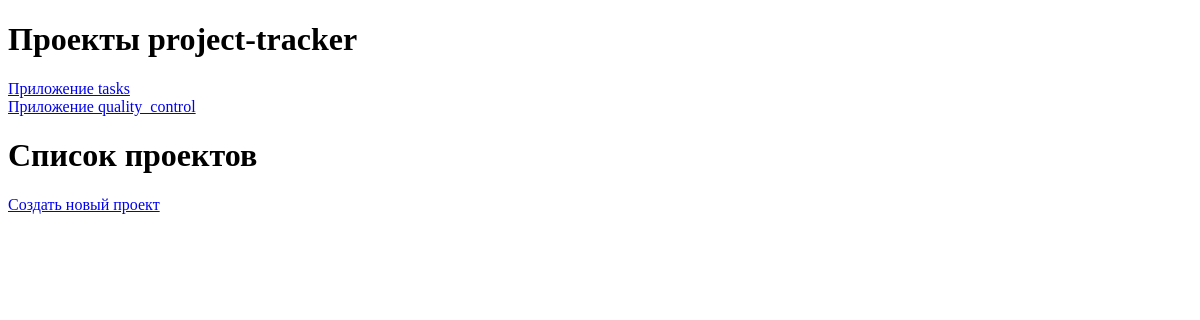
The app's page /tasks/projects/, older data.
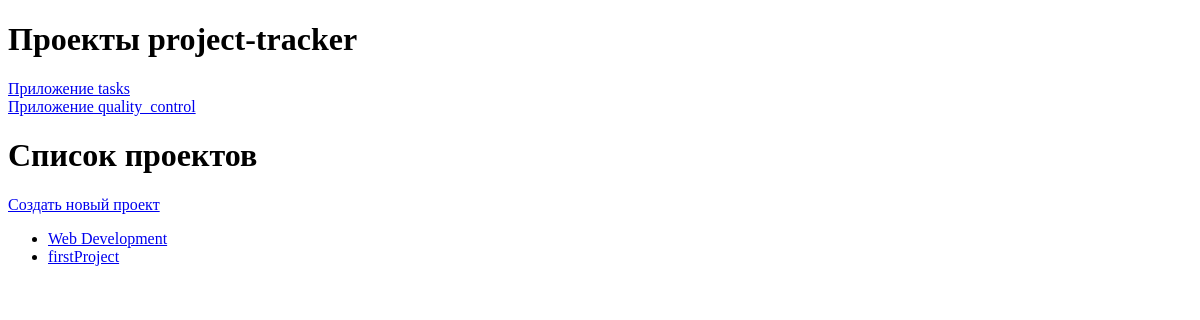
The same page, newer data.
### tasks/models.py (models this page shows, shortened)
class Project(models.Model):
    name = models.CharField(max_length=100)
    description = models.TextField()
    created_at = models.DateTimeField(auto_now_add=True)

### tasks/views.py (the view)
# urls.py: path('projects/', views.ProjectsListView.as_view(), name='projects_list'),
class ProjectsListView(ListView):
    model = Project
    template_name = 'tasks/projects_list.html'

### tasks/templates/tasks/projects_list.html
<!DOCTYPE html>
<html lang="en">
{% extends 'base/base.html' %}
{% block content %}
<h1>Список проектов</h1>
<p><a href="{% url 'tasks:create_project' %}">Создать новый проект</a></p>
<ul>
    {% for project in project_list %}
    <li><a href="{% url 'tasks:project_detail' project.id %}">{{ project.name }}</a></li>
    {% endfor %}
</ul>
{% endblock %}

Row changes from the older to the newer data that the page shows:
added Project: name "Web Development"
added Project: name "firstProject"
